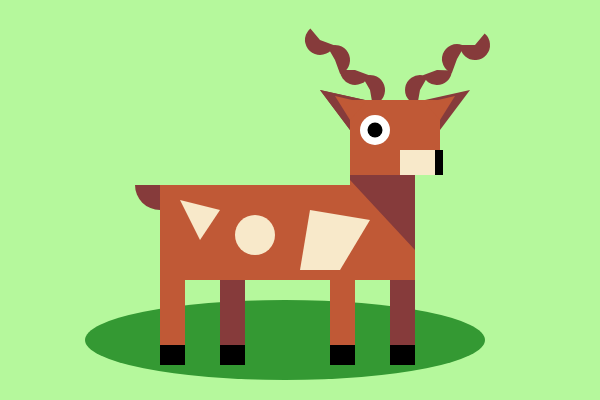
Frame 1 (no input)
Frame 60 (no input): identical to frame 1, image omitted
Frame 120 (the mouse pressed at the canvas centre since frame 60): identical to frame 1, image omitted

The p5.js sketch that drew this single still picture (run headless with seeded random() and noise() and a simulated clock; from frame 60 on, the mouse is pressed at the canvas centre):

// p5.js sketch
// ── sketch.js
//백줄 이하, 여러 도형 동물 그리기
//창의성, 미적 요소, 수업내용 활용 정도
function setup()
{
  createCanvas(600,400);
}
function draw()
{
  background("#B5F89C");
  noStroke();
  fill("#349933");
  ellipse(285,340,400,80);

  
  fill("#863B3B");
  arc(160,185,50,50,0,PI);
  arc(370,90,30,30,radians(240),radians(440));
  arc(355,70,30,30,radians(20),radians(180));
  arc(335,60,30,30,radians(240),radians(430));
  arc(320,40,30,30,radians(20),radians(230));
  arc(420,90,30,30,radians(100),radians(300));
  arc(437,70,30,30,radians(2),radians(160));
  arc(457,59,30,30,radians(110),radians(300));
  arc(475,45,30,30,radians(-50),radians(180));
  rect(390,275,25,90);
  triangle(350,130,320,90,365,100);
  triangle(350,130,320,90,365,100);
  triangle(440,130,470,90,425,100);
  rect(220,275,25,90);
  fill("#C05936");
  rect(350,100,90,75);
  rect(160,275,25,90);
  rect(330,275,25,90);
  triangle(440,120,455,96,425,103);
  triangle(350,120,335,96,365,103);
  square(350,175,65);
  quad(415,185,415,280, 160,280,160,185);
  fill(255,255,255);
  circle(375,130,30);
  fill(0,0,0);
  circle(375,130,15);
  rect(330,345,25,20);
  rect(160,345,25,20);
  rect(390,345,25,20);
  rect(220,345,25,20);
  fill("#F8E9CA");
  quad(440,150,440,175,400,175,400,150);
  triangle(180,200,220,210,200,240);
  circle(255,235,40);
  quad(370,220,340,270,300,270,310,210);
  fill("#000000");
  quad(443,150,443,175,435,175,435,150);
  fill("#863B3B");
  quad(415,175,415,250,350,180,350,175);
  
}
